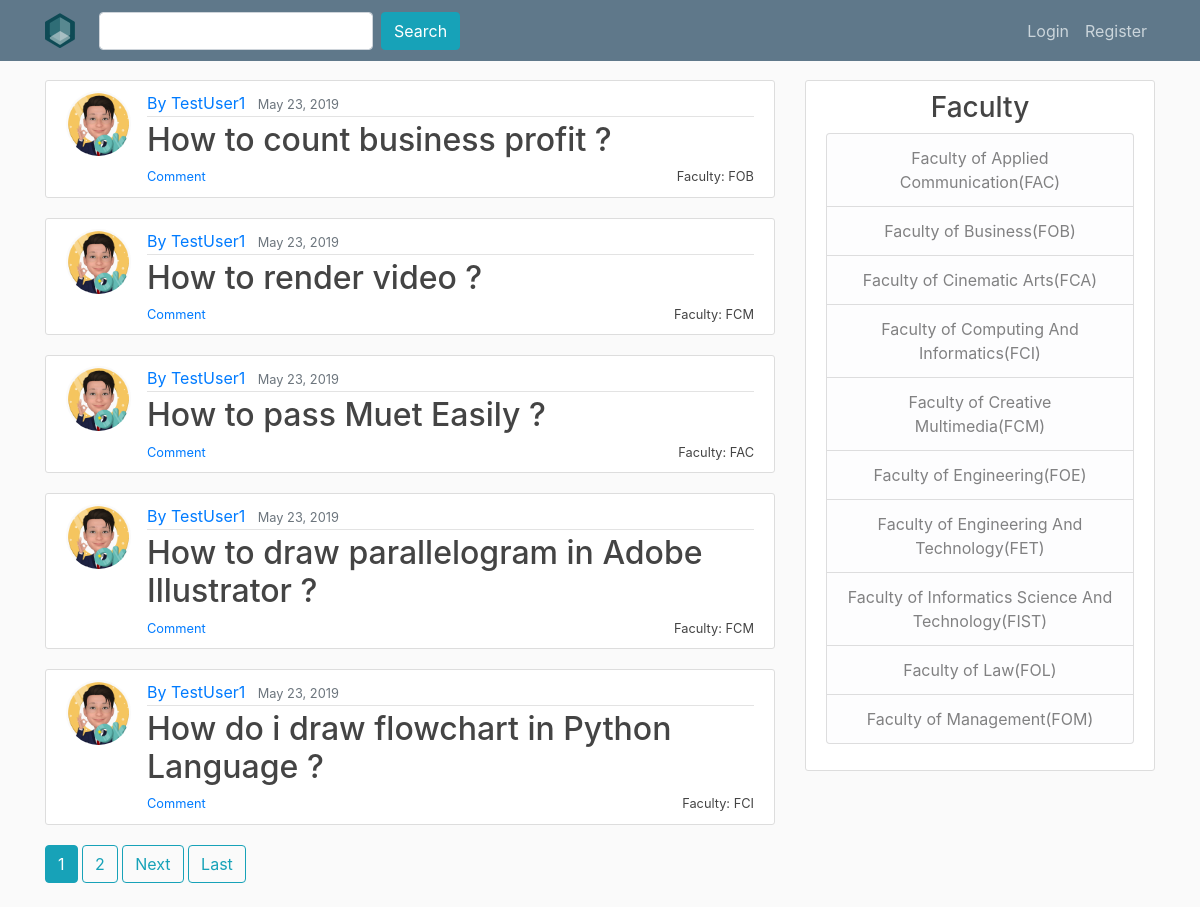
The app's page /QnA/ with its own data.
### QnA/models.py (models this page shows, shortened)
class question (models.Model):
    title = models.CharField(max_length=100) #use charfield to limit user input
    liked_by = models.ManyToManyField(User,related_name='liked_by_question',blank = True)
    like = models.IntegerField(default=0)
    content = models.TextField() #use TextField if there is no limit for the content
    image = models.ImageField(upload_to="image",blank=True)
    date_published = models.DateTimeField(default=timezone.now) #auto-select the current time
    category = models.ForeignKey(category,on_delete=models.CASCADE)
    author = models.ForeignKey(User, on_delete=models.CASCADE) #if the user is deleted the question will be deleted

class category (models.Model):
    category = models.CharField(max_length=100)
    slug = models.SlugField(max_length=100,unique=True)
    def get_absolute_url(self): #this is needed so because the slug for each category is different, hence this is needed to specify the args for the url
        return reverse('category',args=[self.slug])
    def __str__(self):
        return self.category

### users/models.py (models this page shows, shortened)
class Profile(models.Model):
    user = models.OneToOneField(User, on_delete=models.CASCADE) #make sure no duplicate username
    image = models.ImageField(default="default.png", upload_to="profile_pics") #specify this is image

### QnA/views.py (the view)
# urls.py: path("QnA/", QuestionListView.as_view(), name="qna"),
class QuestionListView(ListView):
    model = question #choosing the database
    template_name = 'QnA/question.html' #specifying the template
    context_object_name = 'question' #the object name in the template
    ordering = ['-date_published'] #to arrange the post from the latest date published
    paginate_by = 5 #to limit 5 question per page

### QnA/templates/QnA/question.html (shortened to what this page needs)
{% extends "QnA/base.html" %}
{% load crispy_forms_tags %}
{% block content %}
	{% for question in question %}
		<article class="media content-section">
		  <img class="rounded-circle article-img" src="{{ question.author.profile.image.url }}">
		  <div class="media-body">
		    <div class="article-metadata">
		      <a class="mr-2" href="{% url 'user-profile' question.author.username %}" >By {{ question.author }}</a>
		      <small class="text-muted">{{ question.date_published|date:"F d, Y" }}</small>
		    </div>
				<h2><a class="article-title" style="display : inline" href="{% url 'question-detail' question.pk %}" >{{ question.title }}</a></h2>
				<a href="{{ question.category.get_absolute_url}}"><small class="article-title" style="float: right" >Faculty: {{ question.category }}</small></a>
				<small class="article-title" style="float: left" ><a href="{% url 'question-detail' question.pk %}">Comment</a></small>
		  </div>
		</article>
	{% empty %}
		<h1>There are currently no question. Ask a question Now!</h1>
	{% endfor %}
	{% if is_paginated %}
		{% for num in page_obj.paginator.page_range %}
			{% if page_obj.number == num %}
				<a class="btn btn-info mb-4" href="?page={{ num }}">{{ num }}</a>
			{% elif num > page_obj.number|add:'-3' and num < page_obj.number|add:'3'%}
				<a class="btn btn-outline-info mb-4" href="?page={{ num }}">{{ num }}</a>
			{% endif %}
		{% endfor %}
		{% if page_obj.has_next %}
			<a class="btn btn-outline-info mb-4" href="?page={{ page_obj.next_page_number }}">Next</a>
			<a class="btn btn-outline-info mb-4" href="?page={{ page_obj.paginator.num_pages}}">Last</a>
		{% endif %}
	{% endif %}
{% endblock %}

### QnA/static/QnA/base.css (style rules this page uses)
body { background: #fafafa; color: #333333; margin-top: 5rem; }
h1, h2, h3, h4, h5, h6 { color: #444444; }
.content-section { background: #ffffff; padding: 10px 20px; border: 1px solid #dddddd; border-radius: 3px; margin-bottom: 20px; }
.article-title { color: #444444; }
.article-img { height: 65px; width: 65px; margin-right: 16px; }
.article-metadata { padding-bottom: 1px; margin-bottom: 4px; border-bottom: 1px solid #e3e3e3 }

### records on screen
question: author.profile.image (picture), author "TestUser1", date_published "May 23, 2019", title "How to count business profit ?", category "FOB"
question: author.profile.image (picture), author "TestUser1", date_published "May 23, 2019", title "How to render video ?", category "FCM"
question: author.profile.image (picture), author "TestUser1", date_published "May 23, 2019", title "How to pass Muet Easily ?", category "FAC"
question: author.profile.image (picture), author "TestUser1", date_published "May 23, 2019", title "How to draw parallelogram in Adobe Illustrator ?", category "FCM"
question: author.profile.image (picture), author "TestUser1", date_published "May 23, 2019", title "How do i draw flowchart in Python Language ?", category "FCI"

### other values on screen
{{ num }} "1"
{{ num }} "2"
